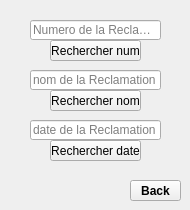
          <widget class="QWidget" name="page_29">
           <widget class="QPushButton" name="pushButton_48">
            <property name="geometry">
             <rect>
              <x>130</x>
              <y>180</y>
              <width>51</width>
              <height>21</height>
             </rect>
            </property>
            <property name="styleSheet">
             <string notr="true">QPushButton {
padding: 5px;

font-weight: bold;
}
QPushButton:hover
{
color :white;
}</string>
            </property>
            <property name="text">
             <string>Back</string>
            </property>
           </widget>
           <widget class="QLineEdit" name="lineEdit_num_Rec">
            <property name="geometry">
             <rect>
              <x>30</x>
              <y>20</y>
              <width>131</width>
              <height>20</height>
             </rect>
            </property>
            <property name="placeholderText">
             <string>Numero de la Reclamation</string>
            </property>
           </widget>
           <widget class="QPushButton" name="pb_afficher_reclamation">
            <property name="geometry">
             <rect>
              <x>50</x>
              <y>40</y>
              <width>91</width>
              <height>21</height>
             </rect>
            </property>
            <property name="text">
             <string>Rechercher num</string>
            </property>
           </widget>
           <widget class="QLineEdit" name="lineEdit_num_Rec_2">
            <property name="geometry">
             <rect>
              <x>30</x>
              <y>70</y>
              <width>131</width>
              <height>20</height>
             </rect>
            </property>
            <property name="placeholderText">
             <string>nom de la Reclamation</string>
            </property>
           </widget>
           <widget class="QPushButton" name="pb_afficher_reclamation_2">
            <property name="geometry">
             <rect>
              <x>50</x>
              <y>90</y>
              <width>91</width>
              <height>21</height>
             </rect>
            </property>
            <property name="text">
             <string>Rechercher nom</string>
            </property>
           </widget>
           <widget class="QLineEdit" name="lineEdit_num_Rec_3">
            <property name="geometry">
             <rect>
              <x>30</x>
              <y>120</y>
              <width>131</width>
              <height>20</height>
             </rect>
            </property>
            <property name="placeholderText">
             <string>date de la Reclamation</string>
            </property>
           </widget>
           <widget class="QPushButton" name="pb_afficher_reclamation_3">
            <property name="geometry">
             <rect>
              <x>50</x>
              <y>140</y>
              <width>91</width>
              <height>21</height>
             </rect>
            </property>
            <property name="text">
             <string>Rechercher date</string>
            </property>
           </widget>
          </widget>
